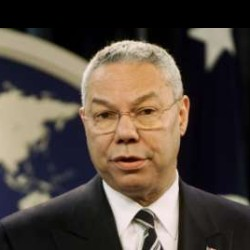
#> input picture lfw_dataset/Colin_Powell/Colin_Powell_0005.jpg, 250 x 250 px; its folder holds only this picture in this run
$ jupyter execute --allow-errors '2.b SVM & Eigenface - Training Model.ipynb'
#> lines starting #> are read from the running program, lines starting #| are printed output that depends on the picture
## Training Model PCA (Eigenface) + SVM

[cell 1]
import os
import cv2
import numpy as np
import matplotlib.pyplot as plt

### 1 Preprocessing Dataset
- Predic Face, Crop, Resize & Convert to Grayscale

[cell 2]
face_cascade = cv2.CascadeClassifier('haarcascades/haarcascade_frontalface_default.xml')

image_list = []
labels = []

for folder in os.listdir("lfw_dataset"):
    for file in os.listdir("lfw_dataset/" + folder):
        img = cv2.imread("lfw_dataset/" + folder + "/" + file)
#> img is the input picture: shape (250, 250, 3); mean B, G, R 62.5, 71.5, 82.5

        img_gray = cv2.cvtColor(img, cv2.COLOR_BGR2GRAY)
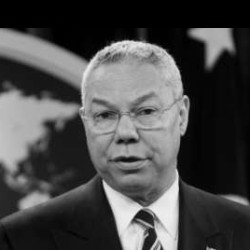
#> img_gray: shape (250, 250); min 0, max 242, mean 73.7

        faces = face_cascade.detectMultiScale(img_gray, 1.3, 5)
#> faces = [[73, 71, 107, 107]]
        for (x, y, w, h) in faces:
            img_face = img_gray[y:y+h, x:x+w]  # crop face image
            img_resize = cv2.resize(img_face, (100, 100)) # resize to 100 x 100 pixel

            image_list.append(img_resize)
            labels.append(folder) # append label (name) of image
#> this loop made 1 pass
#> pass 1, `img_face = img_gray[y:y+h, x:x+w]`:
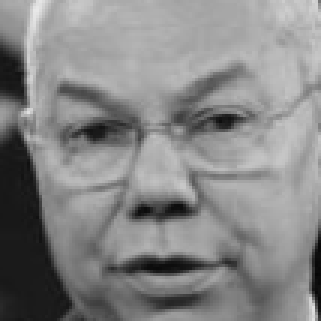
#> img_face: shape (107, 107) (shown 3 times larger); min 5, max 232, mean 134
#> pass 1, `img_resize = cv2.resize(img_face, (100, 100))`:
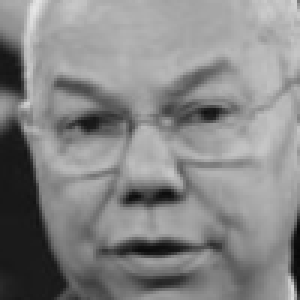
#> img_resize: shape (100, 100) (shown 3 times larger); min 7, max 230, mean 133.8
#> after the loop, image_list = 1 item; labels = ['Colin_Powell']
#> pass 2 of the loop `for folder in os.listdir("lfw_dataset"):`:
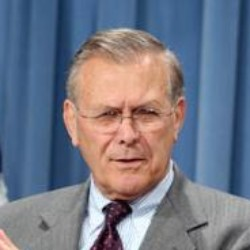
#> input picture lfw_dataset/Donald_Rumsfeld/Donald_Rumsfeld_0006.jpg, 250 x 250 px
#> img is the input picture: shape (250, 250, 3); mean B, G, R 133.9, 120.1, 116.9
#> `img_gray = cv2.cvtColor(img, cv2.COLOR_BGR2GRAY)`:
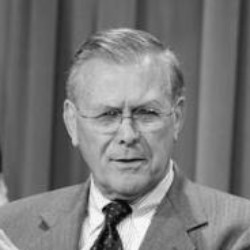
#> img_gray: shape (250, 250); min 1, max 251, mean 120.7
#> faces = [[67, 68, 119, 119]]
#> the loop `for (x, y, w, h) in faces:` made 1 pass
#> pass 1, `img_face = img_gray[y:y+h, x:x+w]`:
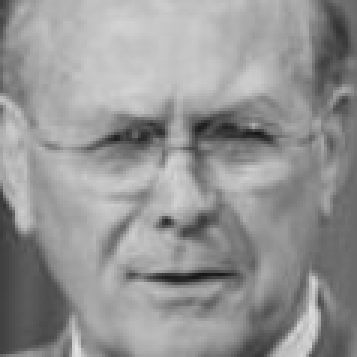
#> img_face: shape (119, 119) (shown 3 times larger); min 23, max 226, mean 148.1
#> after the loop `for (x, y, w, h) in faces:`: image_list = 2 items; labels = ['Colin_Powell', 'Donald_Rumsfeld']

[cell 3]
len(image_list)
#> Out = 2

- save detected face into folder

[cell 4]
if not os.path.exists("croped_face") :
    os.mkdir("croped_face")

[cell 5]
face_folder = "croped_face"
for i in range(len(image_list)):

    # get image
    img = image_list[i]

    # check if folder exist. if not, create that folder
    folder_path = os.path.join(face_folder, labels[i])
    if not os.path.exists(folder_path) :
        os.mkdir(folder_path)

    # remove image if exist
    file_name = labels[i] + "_%4d.jpg" % i
    file_path = os.path.join(*[face_folder, labels[i], file_name])
    if os.path.exists(file_path) :
        os.remove(file_path) # remove file using os.remove

    # save image
    cv2.imwrite(file_path, img)
#> this loop made 2 passes
#> file_name on passes 1 to 2: 'Colin_Powell_   0.jpg', 'Donald_Rumsfeld_   1.jpg'
